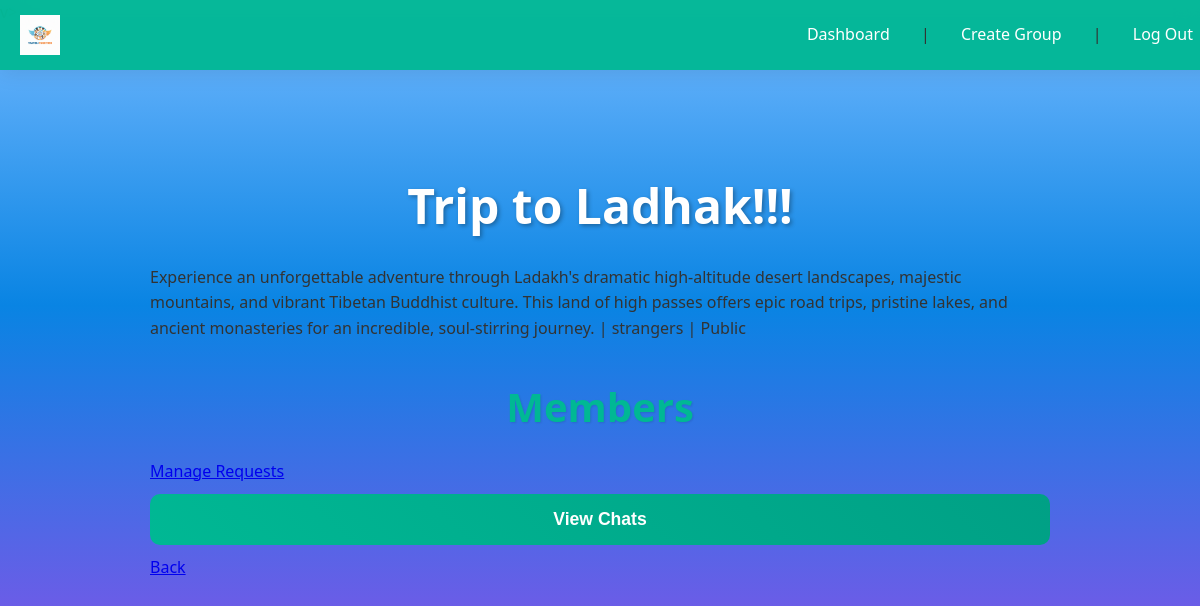
The page /group/1/ (signed in) on the database its author committed.
### user/models.py (models this page shows, shortened)
class TravelGroup(models.Model):
    name = models.CharField(max_length=100)
    description = models.TextField()
    group_type = models.CharField(max_length=50, choices=[('solo', 'Solo'), ('family', 'Family'), ('friends', 'Friends'), ('strangers', 'Strangers')])
    is_public = models.BooleanField(default=True)
    owner = models.ForeignKey(User, on_delete=models.CASCADE, related_name='owned_groups')
    created_at = models.DateTimeField(auto_now_add=True)
    image = models.ImageField(upload_to='group_images/', blank=True, null=True)  # Add this

### user/views.py (the view)
# urls.py: path('group/<int:pk>/', views.group_detail, name='group_detail'),
@login_required
def group_detail(request, pk):
    group = get_object_or_404(TravelGroup, pk=pk)
    is_member = GroupMember.objects.filter(user=request.user, group=group, status='approved').exists()
    is_owner = group.owner == request.user
    members = GroupMember.objects.filter(group=group, status='approved').select_related('user')
    pending_requests = GroupMember.objects.filter(group=group, status='pending') if is_owner else []
    context = {
        'group': group,
        'is_member': is_member,
        'is_owner': is_owner,
        'members': members,
        'pending_requests': pending_requests,
    }
    return render(request, 'group_detail.html', context)

### user/templates/group_detail.html (shortened to what this page needs)
{% extends 'base.html' %}
{% block content %}
<h1>{{ group.name }}</h1>
<p>{{ group.description }} | {{ group.group_type }} | {% if group.is_public %}Public{% else %}Private{% endif %}</p>
<h2>Members</h2>
{% if is_owner %}<a href="{% url 'manage_requests' group.pk %}">Manage Requests</a>{% endif %}
<a href="{% url 'group_chat' group.pk %}"><button>View Chats</button></a>
<a href="{% url 'dashboard' %}">Back</a>
{% endblock %}

### user/static/css/style.css (style rules this page uses)
body { font-family: 'Segoe UI', Tahoma, Geneva, Verdana, sans-serif; margin: 0; padding: 0; background: linear-gradient(to bottom, #74b9ff 0%, #0984e3 50%, #6c5ce7 100%); color: #333; line-height: 1.6; }
h1, h2 { color: #00b894; text-align: center; font-size: 2.5em; margin-bottom: 20px; text-shadow: 1px 1px 2px rgba(0,0,0,0.1); }
h1 { font-size: 3em; color: white; text-shadow: 2px 2px 4px rgba(0,0,0,0.3); }
input, select, textarea, button { padding: 15px; margin: 10px 0; border: none; border-radius: 10px; width: 100%; box-sizing: border-box; font-size: 1em; transition: all 0.3s ease; }
button { background: linear-gradient(45deg, #00b894, #00a085); color: white; cursor: pointer; font-weight: bold; font-size: 1.1em; margin-top: 10px; }

### rows shown on the page
TravelGroup: name "Trip to Ladhak!!!", description "Experience an unforgettable adventure through Ladakh's dramatic high-altitude desert landscapes, majestic mountains, and vibrant Tibetan Buddhist culture. This land of high passes offers epic road trips, pristine lakes, and ancient monasteries for an incredible, soul-stirring journey.", group_type "strangers"
